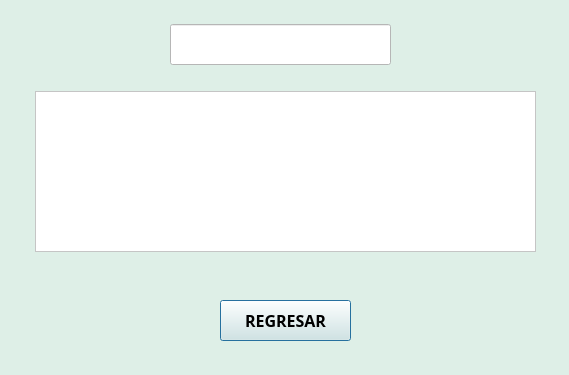
<?xml version="1.0" encoding="UTF-8"?>
<ui version="4.0">
 <class>Dialog</class>
 <widget class="QDialog" name="Dialog">
  <property name="geometry">
   <rect>
    <x>0</x>
    <y>0</y>
    <width>569</width>
    <height>375</height>
   </rect>
  </property>
  <property name="windowTitle">
   <string>Dialog</string>
  </property>
  <property name="styleSheet">
   <string notr="true">background-color: rgb(222, 239, 231);</string>
  </property>
  <widget class="QPushButton" name="return1">
   <property name="geometry">
    <rect>
     <x>220</x>
     <y>300</y>
     <width>131</width>
     <height>41</height>
    </rect>
   </property>
   <property name="font">
    <font>
     <family>Hack Nerd Font Mono</family>
     <pointsize>12</pointsize>
     <bold>true</bold>
    </font>
   </property>
   <property name="text">
    <string>REGRESAR</string>
   </property>
  </widget>
  <widget class="QTableWidget" name="table">
   <property name="geometry">
    <rect>
     <x>35</x>
     <y>91</y>
     <width>501</width>
     <height>161</height>
    </rect>
   </property>
   <property name="styleSheet">
    <string notr="true">background-color: rgb(255, 255, 255);</string>
   </property>
  </widget>
  <widget class="QLineEdit" name="textfilter">
   <property name="geometry">
    <rect>
     <x>170</x>
     <y>24</y>
     <width>221</width>
     <height>41</height>
    </rect>
   </property>
   <property name="font">
    <font>
     <family>Hack Nerd Font Mono</family>
     <pointsize>12</pointsize>
     <bold>true</bold>
    </font>
   </property>
   <property name="styleSheet">
    <string notr="true">background-color: rgb(255, 255, 255);</string>
   </property>
  </widget>
 </widget>
 <resources/>
 <connections/>
</ui>
